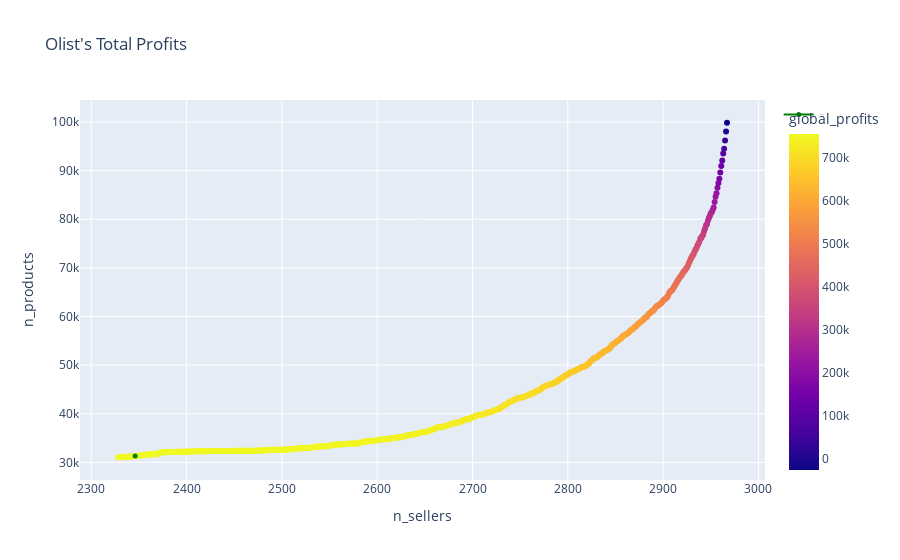

Notebook code for this chart:
### Code cell
fig = px.scatter(df, x="n_sellers",
                 y="n_products",
                 color="global_profits",
                 title="Olist's Total Profits")

#Adding the optimal point on the graph
fig.add_scatter(x=[2346.0],
                y=[31324.0],
                marker=dict(
                    color='green',
                    size=5
                ),
               name='Optimal point')

fig.update_layout(legend=dict(title_font_family="Times New Roman",
                              font=dict(size= 1)))


fig.show()

### Figure 1 — Plotly figure (JSON) as saved in the notebook; plotly's stock layout.template omitted (floating-point values rounded to 4 significant figures; data arrays with more than 128 entries replaced by an {"elided": "..."} marker saying what was removed)
{"data": [{"hovertemplate": "n_sellers=%{x}<br>n_products=%{y}<br>global_profits=%{marker.color}<extra></extra>", "legendgroup": "", "marker": {"color": {"elided": "640 float values"}, "coloraxis": "coloraxis", "symbol": "circle"}, "mode": "markers", "name": "", "orientation": "v", "showlegend": false, "type": "scatter", "x": {"elided": "640 int values"}, "xaxis": "x", "y": {"elided": "640 int values"}, "yaxis": "y"}, {"marker": {"color": "green", "size": 5}, "name": "Optimal point", "type": "scatter", "x": [2346], "y": [31324]}], "layout": {"coloraxis": {"colorbar": {"title": {"text": "global_profits"}}, "colorscale": [[0, "#0d0887"], [0.1111, "#46039f"], [0.2222, "#7201a8"], [0.3333, "#9c179e"], [0.4444, "#bd3786"], [0.5556, "#d8576b"], [0.6667, "#ed7953"], [0.7778, "#fb9f3a"], [0.8889, "#fdca26"], [1, "#f0f921"]]}, "legend": {"font": {"size": 1}, "title": {"font": {"family": "Times New Roman"}}, "tracegroupgap": 0}, "title": {"text": "Olist's Total Profits"}, "xaxis": {"anchor": "y", "domain": [0, 1], "title": {"text": "n_sellers"}}, "yaxis": {"anchor": "x", "domain": [0, 1], "title": {"text": "n_products"}}}}
